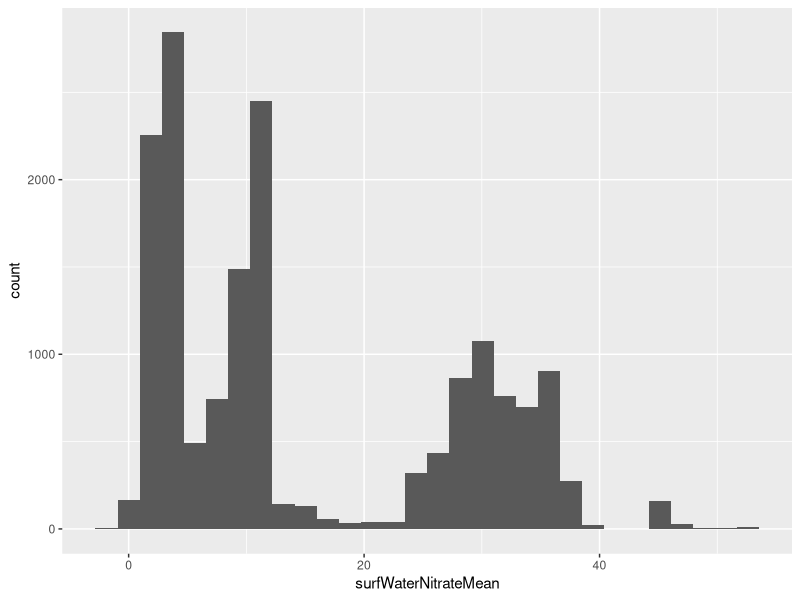
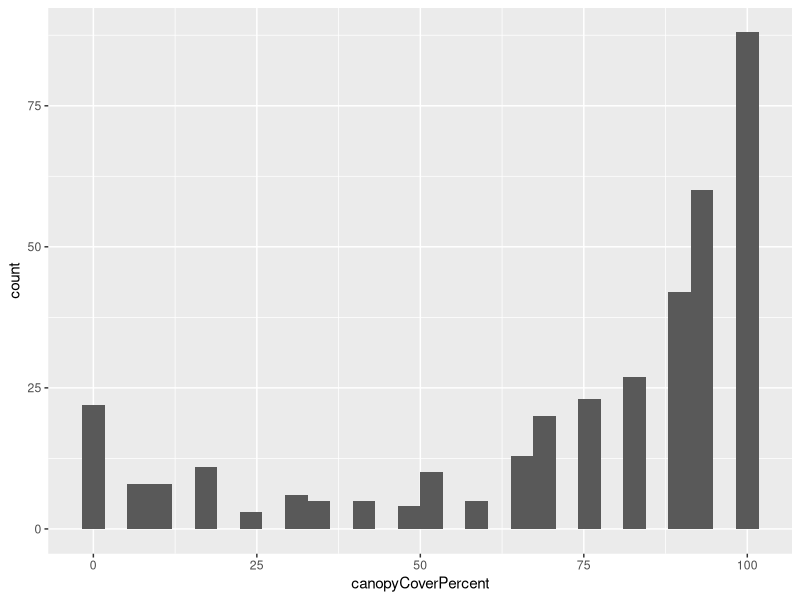
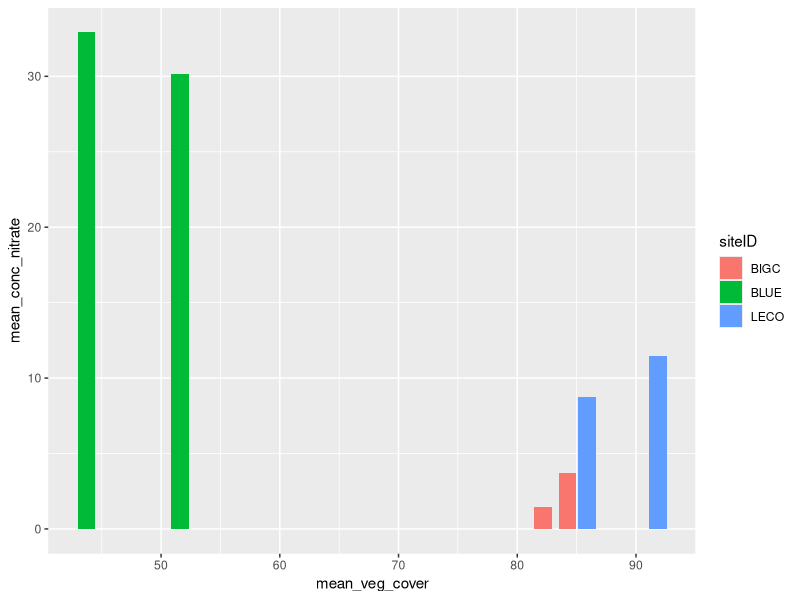
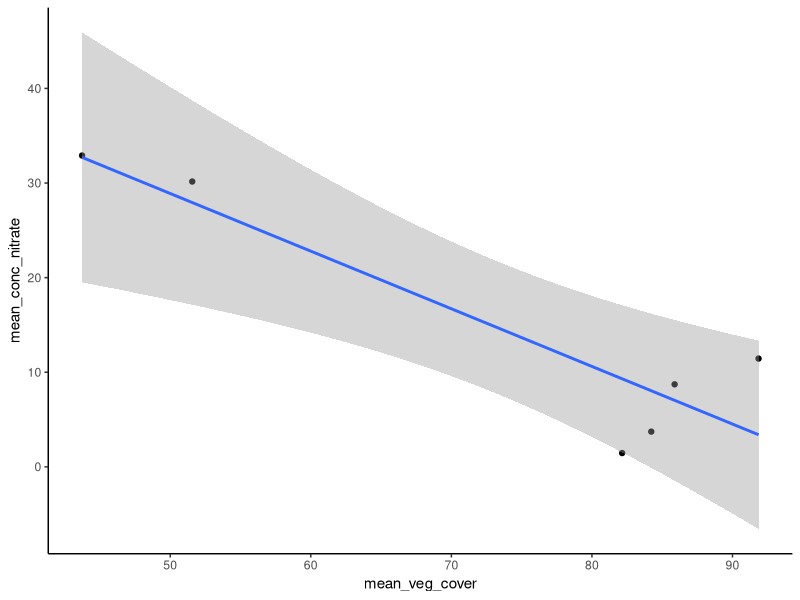
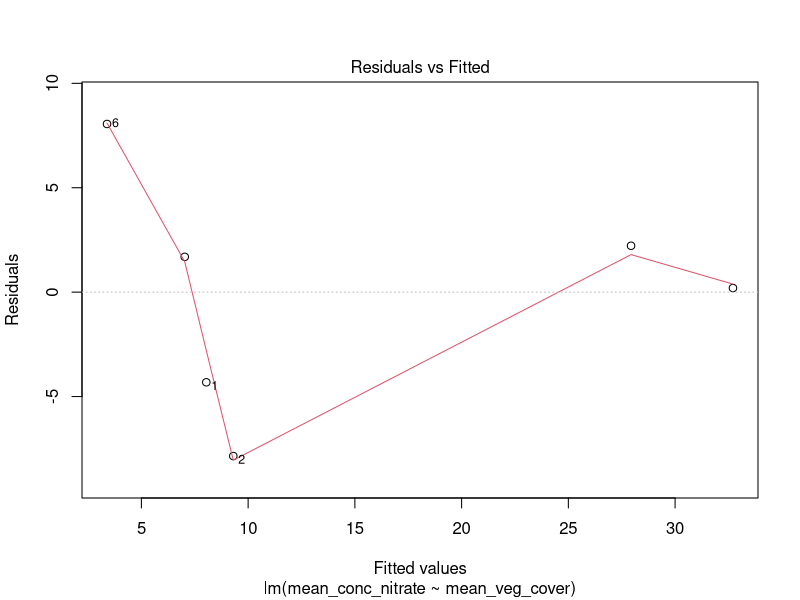
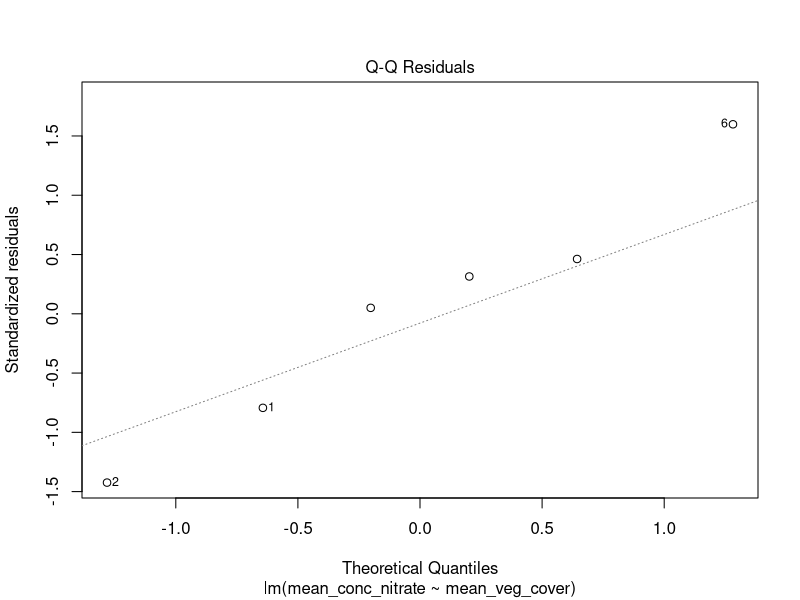
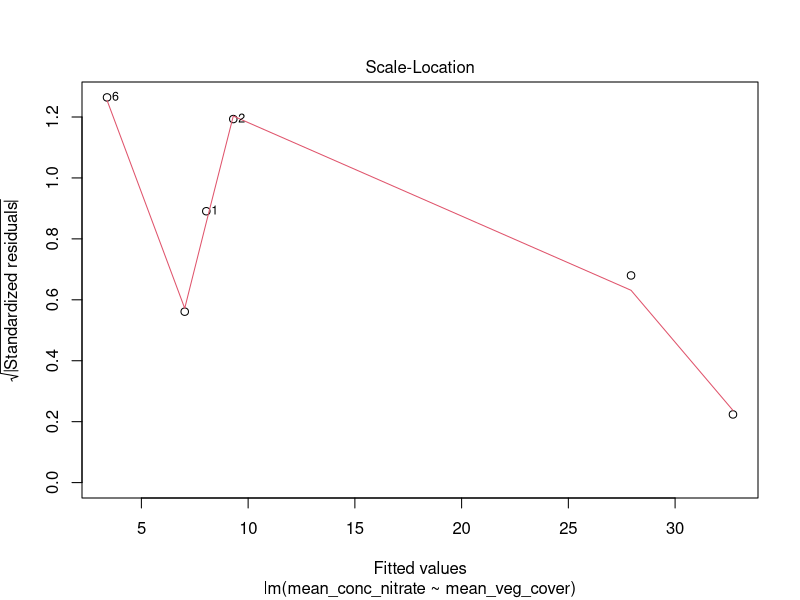
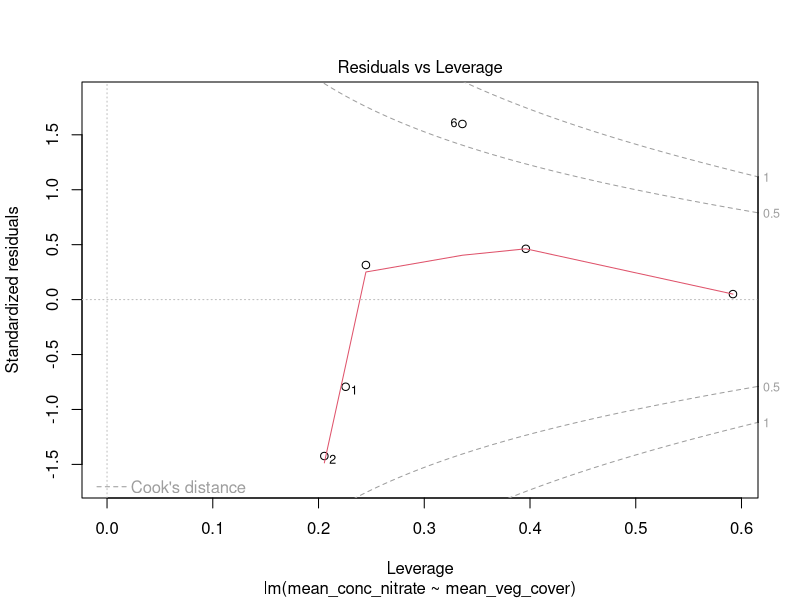

Source code (R) for these figures, in order: (Note: this script raises an error after producing the figures.)
## ---- chunk 1
knitr::opts_chunk$set(echo = TRUE)
## ---- chunk 2

#In Chunk 2, we're loading in the packages necessary to manipulate and process our data for further analysis.

install.packages("dplyr")
install.packages("tidyr")
install.packages("ggplot2")
install.packages("readr")
install.packages("lubridate")

library(dplyr)
library(tidyr)
library(ggplot2)
library(readr)
library(lubridate)

## ---- chunk 3

#In Chunk 3, we're loading all of the raw NEON data sets that we're going to be using in our project, so that they're immediately accessible and available within the .rmd. Additionally, we're tagging each with an appropriate siteID (derived from the NEON site wherein the data was collected) and a year (derived from the year within which the data was collected). 

# (Note: Each set of data is preceded by a textual title (example: #BIGC_2019) to facilitate any necessary navigation).


#BIGC_2019

Nitrate_BIGC_2019 <-read_csv("../Data/Processed/BIGC (CA-D17)/BIGC_NEON_nitrate-surfacewater/NEON.D17.BIGC.DP1.20033.001.102.100.015.NSW_15_minute.2019-07.basic.20221201T190523Z.csv") %>% 
  mutate(siteID="BIGC", year=2019)

VegCover_BIGC_2019 <- read_csv("../Data/Processed/BIGC (CA-D17)/BIGC_NEON_cover-veg-riparian/NEON.D17.BIGC.DP1.20191.001.rip_percentComposition.2019-07.basic.20230112T002213Z.csv") %>% 
  mutate(siteID="BIGC", year=2019)


#BIGC_2021

Nitrate_BIGC_2021 <-read_csv("../Data/Processed/BIGC (CA-D17)/BIGC_NEON_nitrate-surfacewater/NEON.D17.BIGC.DP1.20033.001.102.100.015.NSW_15_minute.2021-08.basic.20221201T175835Z.csv") %>% 
  mutate(siteID="BIGC", year=2021)

VegCover_BIGC_2021 <- read_csv("../Data/Processed/BIGC (CA-D17)/BIGC_NEON_cover-veg-riparian/NEON.D17.BIGC.DP1.20191.001.rip_percentComposition.2021-08.basic.20230112T001807Z.csv") %>% 
  mutate(siteID="BIGC", year=2021)


#BLUE_2019

Nitrate_BLUE_2019 <-read_csv("../Data/Processed/BLUE (OK-D11)/BLUE_NEON_nitrate-surfacewater/NEON.D11.BLUE.DP1.20033.001.112.100.015.NSW_15_minute.2019-06.basic.20221201T045009Z.csv") %>% 
  mutate(siteID="BLUE", year=2019)

VegCover_BLUE_2019 <-read_csv("../Data/Processed/BLUE (OK-D11)/BLUE_NEON_cover-veg-riparian/NEON.D11.BLUE.DP1.20191.001.rip_percentComposition.2019-06.basic.20230112T002006Z.csv") %>% 
  mutate(siteID="BLUE", year=2019)


#BLUE_2021

Nitrate_BLUE_2021 <-read_csv("../Data/Processed/BLUE (OK-D11)/BLUE_NEON_nitrate-surfacewater/NEON.D11.BLUE.DP1.20033.001.112.100.015.NSW_15_minute.2021-06.basic.20221201T013159Z.csv") %>% 
  mutate(siteID="BLUE", year=2021)

VegCover_BLUE_2021 <-read_csv("../Data/Processed/BLUE (OK-D11)/BLUE_NEON_cover-veg-riparian/NEON.D11.BLUE.DP1.20191.001.rip_percentComposition.2021-06.basic.20230112T002305Z.csv") %>% 
  mutate(siteID="BLUE", year=2021)


#LECO_2019

Nitrate_LECO_2019 <-read_csv("../Data/Processed/LECO (TN-D07)/LECO_NEON_nitrate-surfacewater/NEON.D07.LECO.DP1.20033.001.102.100.015.NSW_15_minute.2019-09.basic.20221208T002007Z.csv") %>% 
  mutate(siteID="LECO", year=2019)

VegCover_LECO_2019 <-read_csv("../Data/Processed/LECO (TN-D07)/LECO_NEON_cover-veg-riparian/NEON.D07.LECO.DP1.20191.001.rip_percentComposition.2019-09.basic.20230112T001930Z.csv") %>% 
  mutate(siteID="LECO", year=2019)


#LECO_2021

Nitrate_LECO_2021 <-read_csv("../Data/Processed/LECO (TN-D07)/LECO_NEON_nitrate-surfacewater/NEON.D07.LECO.DP1.20033.001.112.100.015.NSW_15_minute.2021-09.basic.20221208T012753Z.csv") %>% 
  mutate(siteID="LECO", year=2021)

VegCover_LECO_2021 <-read_csv("../Data/Processed/LECO (TN-D07)/LECO_NEON_cover-veg-riparian/NEON.D07.LECO.DP1.20191.001.rip_percentComposition.2021-09.basic.20230112T002003Z.csv") %>% 
  mutate(siteID="LECO", year=2021)


## ---- chunk 4

#In Chunk 4, all of the extraneous data from the raw data sheets is being excised, and the data pertaining to our project is being consolidated into multiple formats in order to facilitate further analysis and manipulation. These are detailed in pre-code titles below, but generally speaking, we are creating a data frame containing all of the 'surfWaterNitrateMean' data from the Nitrate_Surfacewater NEON data sheets and a separate frame containing all of the 'canopyCoverPercent' data from the Cover_Veg_Riparian NEON data sheets (these will be used in the creation of two single-variable histograms). We're then creating mean data for each of these consolidated data frames (grouped by siteID and year) before finally left_joining these mean data to create a summarized master data frame.


#Nitrate Data Consolidation (Total, then mean surfWaterNitrateMean grouped by SiteID and year)
Nitrate_Combined <- bind_rows(Nitrate_BIGC_2019, Nitrate_BIGC_2021, Nitrate_BLUE_2019, Nitrate_BLUE_2021, Nitrate_LECO_2019, Nitrate_LECO_2021)

Mean_Nitrate_Combined <- Nitrate_Combined %>% 
  drop_na() %>% 
  group_by(siteID, year) %>% 
  summarize(mean_conc_nitrate = mean(surfWaterNitrateMean))


#VegCover Data Consolidation (Total, then mean canopyCoverPercent grouped by SiteID and year)
VegCover_Combined <- bind_rows(VegCover_BIGC_2019, VegCover_BIGC_2021, VegCover_BLUE_2019, VegCover_BLUE_2021, VegCover_LECO_2019, VegCover_LECO_2021)

Mean_VegCover_Combined <- VegCover_Combined %>% 
  group_by(siteID, year) %>% 
  summarize(mean_veg_cover = mean(canopyCoverPercent))


#Summary Data Frame (with corresponding mean values)
Master_Data_Frame <- left_join(Mean_Nitrate_Combined, Mean_VegCover_Combined)



#Raw 'surfWaterNitrateMean' and 'canopyCoverPercent' columns for Histogram
Total_Nitrate_Conc_Combined <- Nitrate_Combined %>% 
  drop_na() %>% 
  select(surfWaterNitrateMean)

Total_VegCover_Combined <- VegCover_Combined %>% 
  select(canopyCoverPercent)


## ---- chunk 5

# In Chunk 5, we're using the data frames containing the compiled 'surfWaterNitrateMean' and 'canopyCoverPercent' columns to create two single-variable histograms, each representative of one of our two continuous variables (both our response and our predictor variable). These histograms will give us a better understanding of the distribution of our variable values, which could help us to draw more accurate conclusions about the relationships we're observing down the line (as well as help us to explain any potential anomalies that arise).


Total_Nitrate_Conc_Combined %>%
  ggplot(aes(x=surfWaterNitrateMean))+
  geom_histogram()

Total_VegCover_Combined %>%
  ggplot(aes(x=canopyCoverPercent))+
  geom_histogram()


## ---- chunk 6

#In Chunk 6, we are creating data frames containing the summarized data necessary for visualization and analysis, specifically to facilitate the creation of figures by making all of the pertinent data immediately available in a single data frame. (Note: Much of this code is the same as that contained in Chunk 4; for the purposes of our project, it made sense to summarize our data prior to compilation, and as such, much of it already exists in a grouped and summarized format).


#Nitrate Data Consolidation (Total, then mean surfWaterNitrateMean grouped by SiteID and year)
Nitrate_Combined <- bind_rows(Nitrate_BIGC_2019, Nitrate_BIGC_2021, Nitrate_BLUE_2019, Nitrate_BLUE_2021, Nitrate_LECO_2019, Nitrate_LECO_2021)

Mean_Nitrate_Combined <- Nitrate_Combined %>% 
  drop_na() %>% 
  group_by(siteID, year) %>% 
  summarize(mean_conc_nitrate = mean(surfWaterNitrateMean))


#VegCover Data Consolidation (Total, then mean canopyCoverPercent grouped by SiteID and year)
VegCover_Combined <- bind_rows(VegCover_BIGC_2019, VegCover_BIGC_2021, VegCover_BLUE_2019, VegCover_BLUE_2021, VegCover_LECO_2019, VegCover_LECO_2021)

Mean_VegCover_Combined <- VegCover_Combined %>% 
  group_by(siteID, year) %>% 
  summarize(mean_veg_cover = mean(canopyCoverPercent))


#Summary Data Frame (with corresponding mean values)
Master_Data_Frame <- left_join(Mean_Nitrate_Combined, Mean_VegCover_Combined)

## ---- chunk 7

#Bar Graph
Master_Data_Frame %>%
  drop_na()%>%
  group_by(siteID, year)%>%
  ggplot(aes(x=mean_veg_cover, y=mean_conc_nitrate, fill = siteID))+
  geom_col(position="dodge")

#Scatter Plot
Master_Data_Frame %>%
  ggplot(aes(x=mean_veg_cover, y=mean_conc_nitrate))+
  geom_point()+
  geom_smooth(method ="lm")+
  theme_classic()


#ANOVA

ANOVA_Model <- aov(mean_conc_nitrate~mean_veg_cover, data = Master_Data_Frame)
summary(ANOVA_Model)

#Linear Model

Linear_Model <- lm(mean_conc_nitrate~mean_veg_cover, data = Master_Data_Frame)
summary(Linear_Model)
plot(Linear_Model)

## ---- chunk 8

Nitrate_BIGC_2019 <-read_csv("../Data/Processed/BIGC (CA-D17)/BIGC_NEON_nitrate-surfacewater/NEON.D17.BIGC.DP1.20033.001.102.100.015.NSW_15_minute.2019-07.basic.20221201T190523Z.csv")

VegCover_BIGC_2019 <- read_csv("../Data/Processed/BIGC (CA-D17)/BIGC_NEON_cover-veg-riparian/NEON.D17.BIGC.DP1.20191.001.rip_percentComposition.2019-07.basic.20230112T002213Z.csv")

CompStruct_BIGC_2019 <- read_csv("../Data/Processed/BIGC (CA-D17)/BIGC_NEON_comp-struct-riparian/NEON.D17.BIGC.DP1.20275.001.rip_assessment.2019-07.basic.20221128T182237Z.csv")

ChemSurf_BIGC_2019 <- read_csv("../Data/Processed/BIGC (CA-D17)/BIGC_NEON_chem-surfacewater/NEON.D17.BIGC.DP1.20093.001.swc_externalLabDataByAnalyte.2019-07.basic.20221215T171932Z.csv")

## ---- chunk 9

#BIGC_2019

Nitrate_BIGC_2019 <-read_csv("../Data/Processed/BIGC (CA-D17)/BIGC_NEON_nitrate-surfacewater/NEON.D17.BIGC.DP1.20033.001.102.100.015.NSW_15_minute.2019-07.basic.20221201T190523Z.csv")

VegCover_BIGC_2019 <- read_csv("../Data/Processed/BIGC (CA-D17)/BIGC_NEON_cover-veg-riparian/NEON.D17.BIGC.DP1.20191.001.rip_percentComposition.2019-07.basic.20230112T002213Z.csv")


#BIGC_2021

Nitrate_BIGC_2021 <-read_csv("../Data/Processed/BIGC (CA-D17)/BIGC_NEON_nitrate-surfacewater/NEON.D17.BIGC.DP1.20033.001.102.100.015.NSW_15_minute.2021-08.basic.20221201T175835Z.csv")

VegCover_BIGC_2021 <- read_csv("../Data/Processed/BIGC (CA-D17)/BIGC_NEON_cover-veg-riparian/NEON.D17.BIGC.DP1.20191.001.rip_percentComposition.2021-08.basic.20230112T001807Z.csv")


#BLUE_2019

Nitrate_BLUE_2019 <-read_csv("../Data/Processed/BLUE (OK-D11)/BLUE_NEON_nitrate-surfacewater/NEON.D11.BLUE.DP1.20033.001.112.100.015.NSW_15_minute.2019-06.basic.20221201T045009Z.csv")

VegCover_BLUE_2019 <-read_csv("../Data/Processed/BLUE (OK-D11)/BLUE_NEON_cover-veg-riparian/NEON.D11.BLUE.DP1.20191.001.rip_percentComposition.2019-06.basic.20230112T002006Z.csv")


#BLUE_2021

Nitrate_BLUE_2021 <-read_csv("../Data/Processed/BLUE (OK-D11)/BLUE_NEON_nitrate-surfacewater/NEON.D11.BLUE.DP1.20033.001.112.100.015.NSW_15_minute.2021-06.basic.20221201T013159Z.csv")

VegCover_BLUE_2021 <-read_csv("../Data/Processed/BLUE (OK-D11)/BLUE_NEON_cover-veg-riparian/NEON.D11.BLUE.DP1.20191.001.rip_percentComposition.2021-06.basic.20230112T002305Z.csv")


#LECO_2019

Nitrate_LECO_2019 <-read_csv("../Data/Processed/LECO (TN-D07)/LECO_NEON_nitrate-surfacewater/NEON.D07.LECO.DP1.20033.001.102.100.015.NSW_15_minute.2019-09.basic.20221208T002007Z.csv")

VegCover_LECO_2019 <-read_csv("../Data/Processed/LECO (TN-D07)/LECO_NEON_cover-veg-riparian/NEON.D07.LECO.DP1.20191.001.rip_percentComposition.2019-09.basic.20230112T001930Z.csv")


#LECO_2021

Nitrate_LECO_2021 <-read_csv("../Data/Processed/LECO (TN-D07)/LECO_NEON_nitrate-surfacewater/NEON.D07.LECO.DP1.20033.001.112.100.015.NSW_15_minute.2021-09.basic.20221208T012753Z.csv")

VegCover_LECO_2021 <-read_csv("../Data/Processed/LECO (TN-D07)/LECO_NEON_cover-veg-riparian/NEON.D07.LECO.DP1.20191.001.rip_percentComposition.2021-09.basic.20230112T002003Z.csv")


## ---- chunk 10

NBIGC2019Mean <- Nitrate_BIGC_2019 %>%
  drop_na(surfWaterNitrateMean) %>% 
  summarize(mean_conc_BIGC_2019 = mean(surfWaterNitrateMean))


Nitrate_BIGC_2021 %>%
  drop_na(surfWaterNitrateMean) %>% 
  summarize(mean_conc_BIGC_2021 = mean(surfWaterNitrateMean))


Nitrate_BLUE_2019 %>%
  drop_na(surfWaterNitrateMean) %>% 
  summarize(mean_conc_BLUE_2019 = mean(surfWaterNitrateMean))


Nitrate_BLUE_2021 %>%
  drop_na(surfWaterNitrateMean) %>% 
  summarize(mean_conc_BLUE_2021 = mean(surfWaterNitrateMean))


Nitrate_LECO_2019 %>%
  drop_na(surfWaterNitrateMean) %>% 
  summarize(mean_conc_LECO_2019 = mean(surfWaterNitrateMean))


Nitrate_LECO_2021 %>%
  drop_na(surfWaterNitrateMean) %>% 
  summarize(mean_conc_LECO_2021 = mean(surfWaterNitrateMean))


VegCover_BIGC_2019 %>%
  drop_na(canopyCoverPercent) %>% 
  summarize(mean_cover_perc_BIGC_2019 = mean(canopyCoverPercent))


VegCover_BIGC_2021 %>%
  drop_na(canopyCoverPercent) %>% 
  summarize(mean_cover_perc_BIGC_2021 = mean(canopyCoverPercent))


VegCover_BLUE_2019 %>%
  drop_na(canopyCoverPercent) %>% 
  summarize(mean_cover_perc_BLUE_2019 = mean(canopyCoverPercent))


VegCover_BLUE_2021 %>%
  drop_na(canopyCoverPercent) %>% 
  summarize(mean_cover_perc_BLUE_2021 = mean(canopyCoverPercent))


VegCover_LECO_2019 %>%
  drop_na(canopyCoverPercent) %>% 
  summarize(mean_cover_perc_LECO_2019 = mean(canopyCoverPercent))


VegCover_LECO_2021 %>%
  drop_na(canopyCoverPercent) %>% 
  summarize(mean_cover_perc_LECO_2021 = mean(canopyCoverPercent))


## ---- chunk 11

Nitrate_BIGC_select_2019 <- Nitrate_BIGC_2019 %>% 
  select(surfWaterNitrateMean)

VegCover_BIGC_select_2019 <- VegCover_BIGC_2019 %>% 
  select(canopyCoverPercent)

Nitrate_BIGC_select_2021 <- Nitrate_BIGC_2021 %>% 
  select(surfWaterNitrateMean)

VegCover_BIGC_select_2021 <- VegCover_BIGC_2021 %>% 
  select(canopyCoverPercent)

Nitrate_BLUE_select_2019 <- Nitrate_BLUE_2019 %>% 
  select(surfWaterNitrateMean)

VegCover_BLUE_select_2019 <- VegCover_BLUE_2019 %>% 
  select(canopyCoverPercent)

Nitrate_BLUE_select_2021 <- Nitrate_BLUE_2021 %>% 
  select(surfWaterNitrateMean)

VegCover_BLUE_select_2021 <- VegCover_BLUE_2021 %>% 
  select(canopyCoverPercent)

Nitrate_LECO_select_2019 <- Nitrate_LECO_2019 %>% 
  select(surfWaterNitrateMean)

VegCover_LECO_select_2019 <- VegCover_LECO_2019 %>% 
  select(canopyCoverPercent)

Nitrate_LECO_select_2021 <- Nitrate_LECO_2021 %>% 
  select(surfWaterNitrateMean)

VegCover_LECO_select_2021 <- VegCover_LECO_2021 %>% 
  select(canopyCoverPercent)


Total_VegCover_Combined <- bind_cols(VegCover_BIGC_select_2019, VegCover_BIGC_select_2021, VegCover_BLUE_select_2019, VegCover_BLUE_select_2021, VegCover_LECO_select_2019, VegCover_LECO_select_2021)

Total_VegCover_Combined_One_Col <- bind_rows(VegCover_BIGC_select_2019, VegCover_BIGC_select_2021, VegCover_BLUE_select_2019, VegCover_BLUE_select_2021, VegCover_LECO_select_2019, VegCover_LECO_select_2021)

Total_Nitrate_Combined_One_Col <- bind_rows(Nitrate_BIGC_select_2019, Nitrate_BIGC_select_2021, Nitrate_BLUE_select_2019, Nitrate_BLUE_select_2021, Nitrate_LECO_select_2019, Nitrate_LECO_select_2021)

Master_Sheet_Total <- left_join(x = Total_VegCover_Combined_One_Col, y = Total_Nitrate_Combined_One_Col)

## ---- chunk 12

NBIGC2019Mean <- Nitrate_BIGC_2019 %>%
  drop_na(surfWaterNitrateMean) %>% 
  summarize(mean_conc_BIGC_2019 = mean(surfWaterNitrateMean))


NBIGC2021Mean <- Nitrate_BIGC_2021 %>%
  drop_na(surfWaterNitrateMean) %>% 
  summarize(mean_conc_BIGC_2021 = mean(surfWaterNitrateMean))


NBLUE2019Mean <- Nitrate_BLUE_2019 %>%
  drop_na(surfWaterNitrateMean) %>% 
  summarize(mean_conc_BLUE_2019 = mean(surfWaterNitrateMean))


NBLUE2021Mean <- Nitrate_BLUE_2021 %>%
  drop_na(surfWaterNitrateMean) %>% 
  summarize(mean_conc_BLUE_2021 = mean(surfWaterNitrateMean))


NLECO2019Mean <- Nitrate_LECO_2019 %>%
  drop_na(surfWaterNitrateMean) %>% 
  summarize(mean_conc_LECO_2019 = mean(surfWaterNitrateMean))


NLECO2021Mean <- Nitrate_LECO_2021 %>%
  drop_na(surfWaterNitrateMean) %>% 
  summarize(mean_conc_LECO_2021 = mean(surfWaterNitrateMean))


VBIGC2019Mean <- VegCover_BIGC_2019 %>%
  drop_na(canopyCoverPercent) %>% 
  summarize(mean_cover_perc_BIGC_2019 = mean(canopyCoverPercent))


VBIGC2021Mean <- VegCover_BIGC_2021 %>%
  drop_na(canopyCoverPercent) %>% 
  summarize(mean_cover_perc_BIGC_2021 = mean(canopyCoverPercent))


VBLUE2019Mean <- VegCover_BLUE_2019 %>%
  drop_na(canopyCoverPercent) %>% 
  summarize(mean_cover_perc_BLUE_2019 = mean(canopyCoverPercent))


VBLUE2021Mean <- VegCover_BLUE_2021 %>%
  drop_na(canopyCoverPercent) %>% 
  summarize(mean_cover_perc_BLUE_2021 = mean(canopyCoverPercent))


VLECO2019Mean <- VegCover_LECO_2019 %>%
  drop_na(canopyCoverPercent) %>% 
  summarize(mean_cover_perc_LECO_2019 = mean(canopyCoverPercent))


VLECO2021Mean <- VegCover_LECO_2021 %>%
  drop_na(canopyCoverPercent) %>% 
  summarize(mean_cover_perc_LECO_2021 = mean(canopyCoverPercent))



Mean_Nitrate_Combined <- bind_rows(NBIGC2019Mean, NBIGC2021Mean, NBLUE2019Mean, NBLUE2021Mean, NLECO2019Mean, NLECO2021Mean)

Mean_VegCover_Combined <- bind_rows(VBIGC2019Mean, VBIGC2021Mean, VBLUE2019Mean, VBLUE2021Mean, VLECO2019Mean, VLECO2021Mean)

Master_Data_Frame <- bind_cols(Mean_Nitrate_Combined, Mean_VegCover_Combined)


